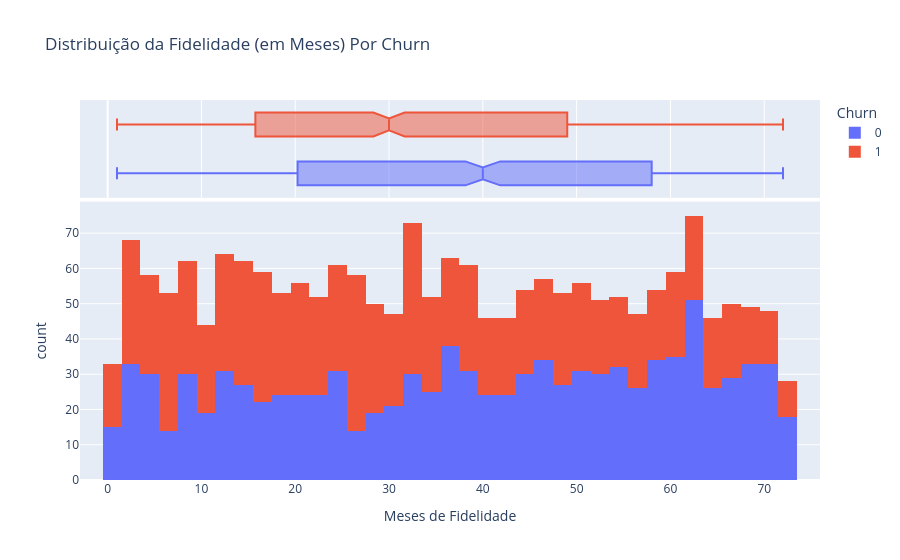

The code cell stored with this chart in its notebook:
### Markdown cell above
### 4.3. Gráfico de Distribuição da Fidelidade (em Meses) Por Churn

### Code cell
# Gráfico - Versão Interativa

# Análise por Fidelidade (Tenure)
dsa_fig_hist_fidelidade = px.histogram(df_churn, 
                                       x = 'Fidelidade_Meses', 
                                       color = 'Churn', 
                                       marginal = 'box',
                                       title = 'Distribuição da Fidelidade (em Meses) Por Churn',
                                       labels = {'Fidelidade_Meses': 'Meses de Fidelidade'})
dsa_fig_hist_fidelidade.show()

### Figure 1 — Plotly figure (JSON) as saved in the notebook; plotly's stock layout.template omitted (floating-point values rounded to 4 significant figures; data arrays with more than 128 entries replaced by an {"elided": "..."} marker saying what was removed)
{"data": [{"bingroup": "x", "hovertemplate": "Churn=0<br>Meses de Fidelidade=%{x}<br>count=%{y}<extra></extra>", "legendgroup": "0", "marker": {"color": "#636efa", "pattern": {"shape": ""}}, "name": "0", "orientation": "v", "showlegend": true, "type": "histogram", "x": {"elided": "1019 int values"}, "xaxis": "x", "yaxis": "y"}, {"hovertemplate": "Churn=0<br>Meses de Fidelidade=%{x}<extra></extra>", "legendgroup": "0", "marker": {"color": "#636efa"}, "name": "0", "notched": true, "showlegend": false, "type": "box", "x": {"elided": "1019 int values"}, "xaxis": "x2", "yaxis": "y2"}, {"bingroup": "x", "hovertemplate": "Churn=1<br>Meses de Fidelidade=%{x}<br>count=%{y}<extra></extra>", "legendgroup": "1", "marker": {"color": "#EF553B", "pattern": {"shape": ""}}, "name": "1", "orientation": "v", "showlegend": true, "type": "histogram", "x": {"elided": "981 int values"}, "xaxis": "x", "yaxis": "y"}, {"hovertemplate": "Churn=1<br>Meses de Fidelidade=%{x}<extra></extra>", "legendgroup": "1", "marker": {"color": "#EF553B"}, "name": "1", "notched": true, "showlegend": false, "type": "box", "x": {"elided": "981 int values"}, "xaxis": "x2", "yaxis": "y2"}], "layout": {"barmode": "relative", "legend": {"title": {"text": "Churn"}, "tracegroupgap": 0}, "title": {"text": "Distribuição da Fidelidade (em Meses) Por Churn"}, "xaxis": {"anchor": "y", "domain": [0, 1], "title": {"text": "Meses de Fidelidade"}}, "xaxis2": {"anchor": "y2", "domain": [0, 1], "matches": "x", "showgrid": true, "showticklabels": false}, "yaxis": {"anchor": "x", "domain": [0, 0.7326], "title": {"text": "count"}}, "yaxis2": {"anchor": "x2", "domain": [0.7426, 1], "matches": "y2", "showgrid": false, "showline": false, "showticklabels": false, "ticks": ""}}}
